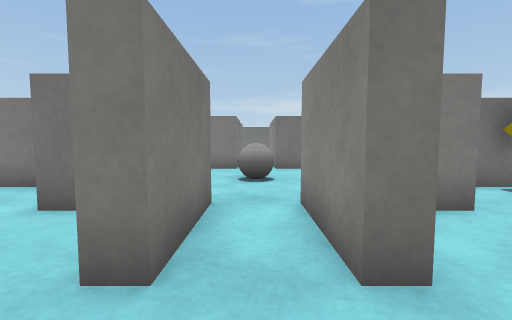
[1] (above)

21 first-person views from a walk through a 3-D level made in the Unity game engine. The camera is 0.51 m above the floor, tilts 4° down and sees 90° across. The floor is counted in squares, 0.5 m on a side. Each view is taken from the middle of a square. On the plan, view 1 faces up. The plan holds only what a view shows up to about 11 squares ahead; the rest is blank. Surface patterns are stand-ins for the level's own textures.

[2]
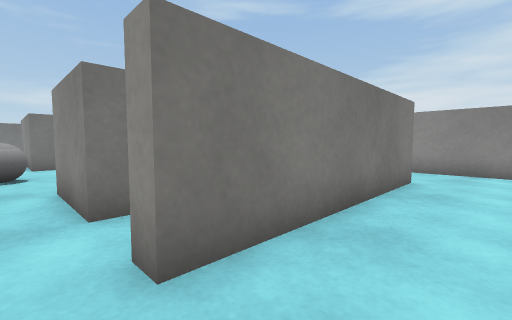

[3]
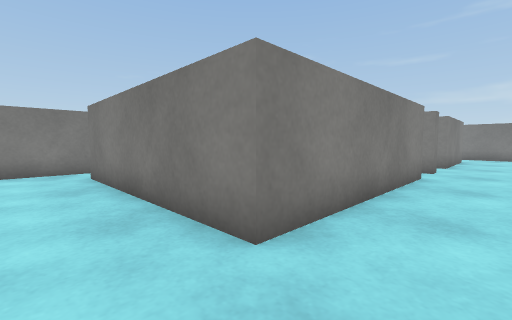

[4]
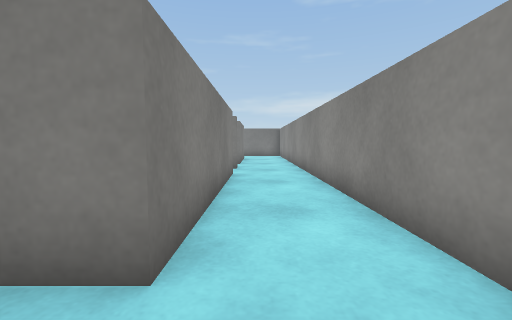

[5]
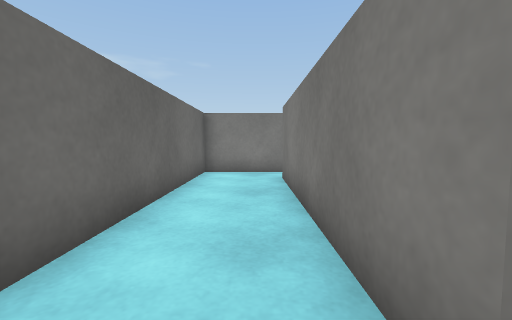

[6]
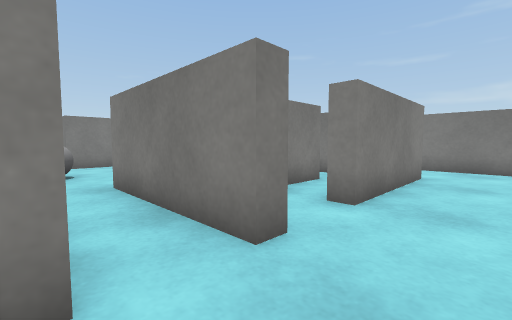

[7]
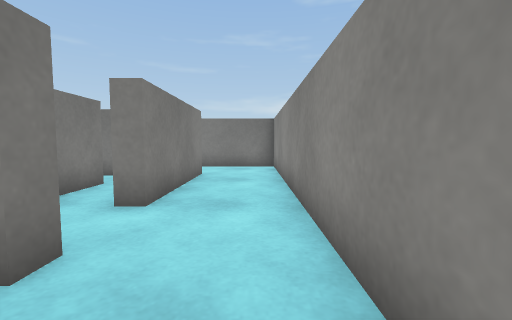

[8]
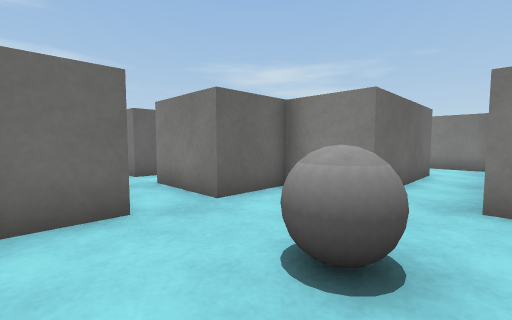

[9]
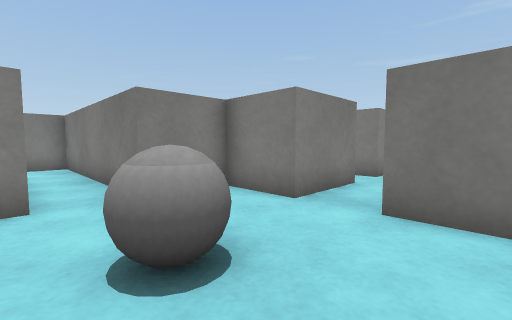

[10]
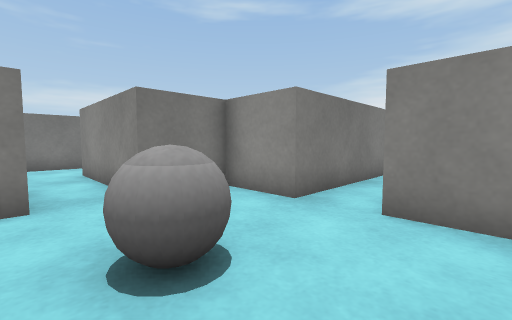

[11]
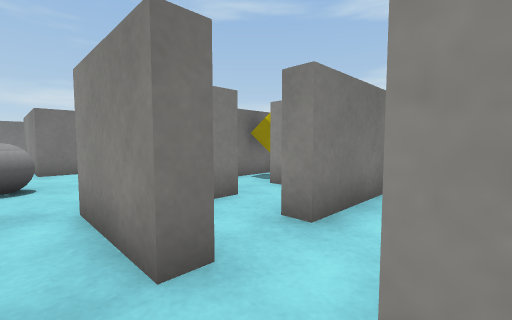

[12]
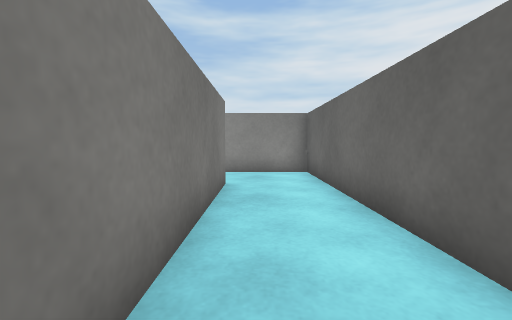

[13]
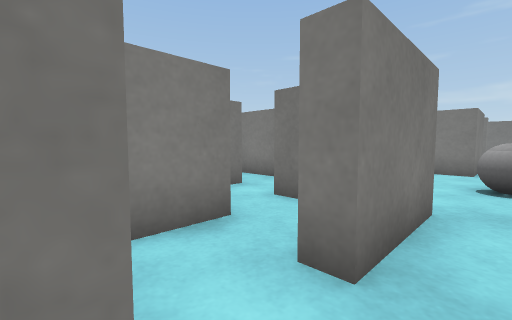

[14]
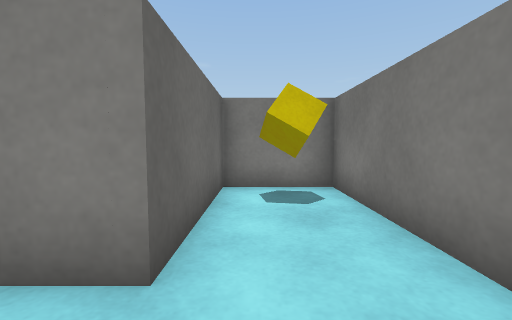

[15]
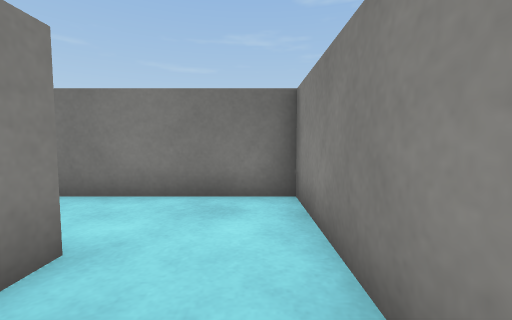

[16]
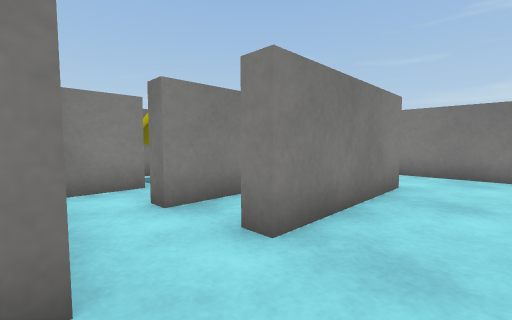

[17]
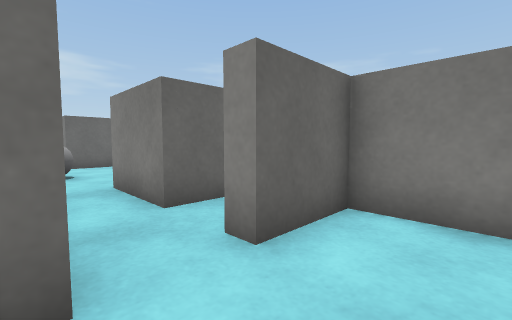

[18]
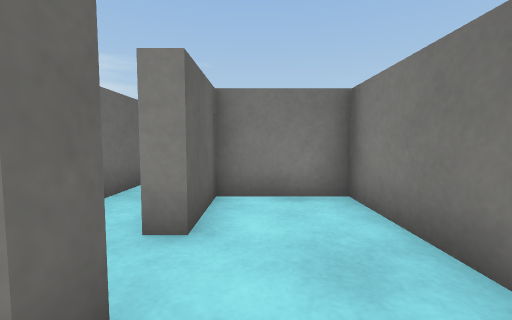

[19]
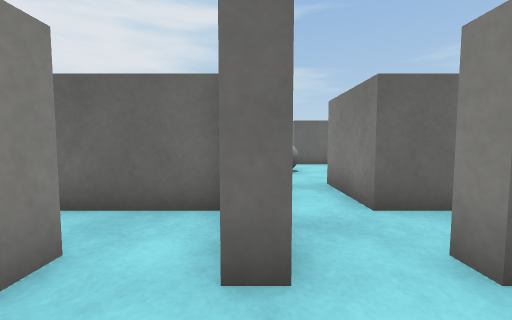

[20]
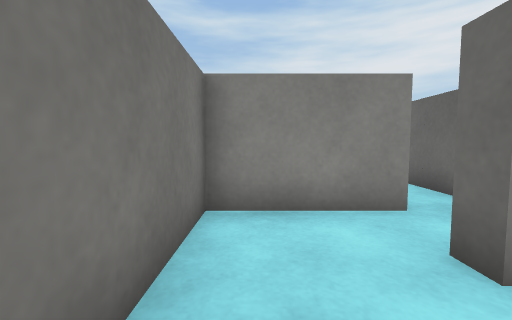

[21]
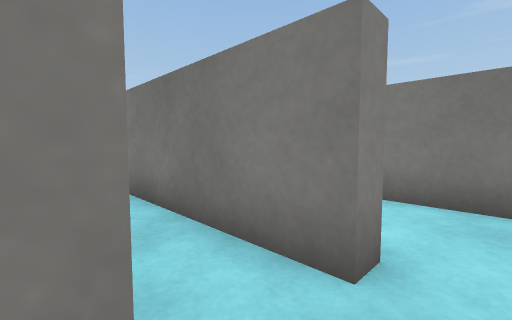

### Floor plan
Key: @ floor where view 1 was taken; # wall or solid block; . floor; B grey ball; C yellow cube.
Columns run from 10 left of view 1 to 10 right of it. Each row starts with its distance up from view 1.
 17        ##############
 16        #.....#C.....#
 15        #.....#C.....#
 14      #####.#.#####..#
 13       .....#.....#..#
 12       ####.#####.#..#
 11          #.#C..#.#..#
 10        ###.###.#....#
  9        #.....#......#
  8 ########.....#####..#
  7 #.........B.........#
  6 #..#####.....#####..#
  5     ...#.....#..C#..#
  4      #.###.###.###..#
  3       ...#.#...# #..#
  2        #.#.#.### #..#
  1        #.......  #..#
  0          #@#######..#
 -1          #..........#
 -2          #..........#
 -3          ############

Where each view was taken, in squares from view 1:
view 1: 0 up, 0 right, facing up
view 2: 2 down, 0 right, facing up-right
view 3: 2 down, 9 right, facing up-left
view 4: 2 down, 8 right, facing up
view 5: 1 down, 8 right, facing left
view 6: 6 up, 9 right, facing up-left
view 7: 6 up, 9 right, facing up
view 8: 8 up, 2 right, facing down-left
view 9: 6 up, 2 right, facing up-left
view 10: 5 up, 1 left, facing up-right
view 11: 0 up, 0 right, facing up-right
view 12: 1 down, 1 right, facing right
view 13: 0 up, 0 right, facing up-left
view 14: 15 up, 9 right, facing left
view 15: 12 up, 9 right, facing up
view 16: 8 up, 9 right, facing up-left
view 17: 16 up, 1 right, facing down-left
view 18: 15 up, 2 right, facing left
view 19: 16 up, 1 right, facing down
view 20: 16 up, 1 left, facing right
view 21: 12 up, 0 right, facing up-left
